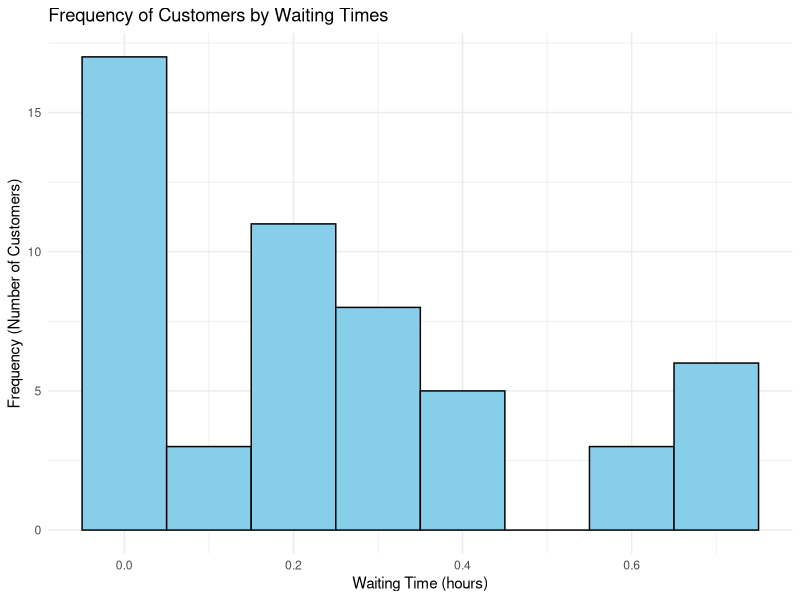
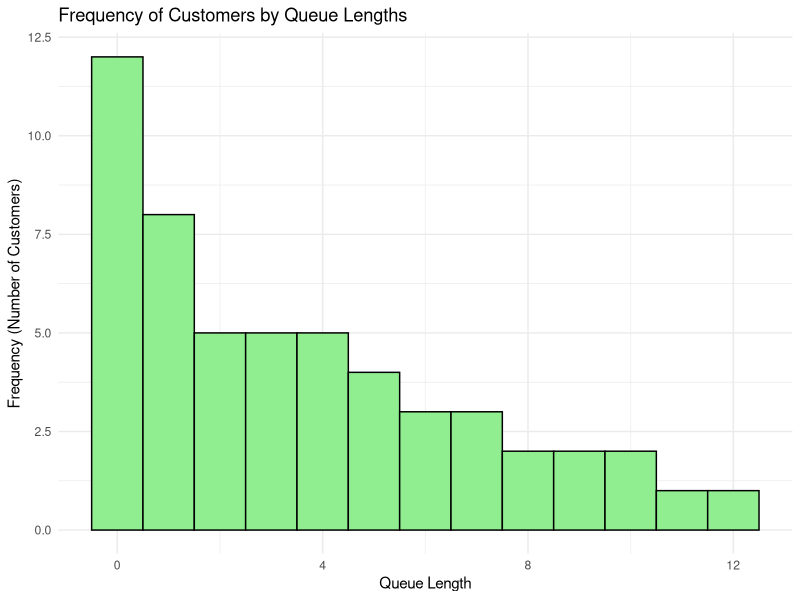

Reproduce these figures in R, in order.
## ---- chunk 1
library(ggplot2)

set.seed(2) 

operating_hours <- 12  
lambda_arrival <- 5   
lambda_service <- 6   

total_arrivals <- rpois(1, lambda_arrival * operating_hours)
arrival_times <- cumsum(rexp(total_arrivals, rate = lambda_arrival))

service_times <- rexp(total_arrivals, rate = lambda_service)

wait_times <- numeric(total_arrivals)
queue_lengths <- numeric(total_arrivals)
table_free_time <- 0
current_queue <- 0
downtime <- 0

for (i in 1:total_arrivals) {
  if (arrival_times[i] > table_free_time) {
    downtime <- downtime + (arrival_times[i] - table_free_time)
  }
  
  while (current_queue > 0 && table_free_time <= arrival_times[i]) {
    current_queue <- current_queue - 1
  }
  
  wait_time <- max(0, table_free_time - arrival_times[i])
  wait_times[i] <- wait_time
  
  if (arrival_times[i] < table_free_time) {
    current_queue <- current_queue + 1
  }
  
  table_free_time <- max(table_free_time, arrival_times[i]) + service_times[i]
  
  queue_lengths[i] <- current_queue
}

mean_wait <- mean(wait_times) * 60 
median_wait <- median(wait_times) * 60 
mean_queue_length <- mean(queue_lengths)
downtime_hours <- downtime

results <- data.frame(
  Metric = c("Mean Waiting (min)", "Median Waiting (min)", "Mean Queue Length", "Downtime (hours)"),
  Value = c(mean_wait, median_wait, mean_queue_length, downtime_hours)
)

print(results)

wait_times_df <- data.frame(wait_times)
queue_length_df <- data.frame(queue_lengths)

ggplot(wait_times_df, aes(x = wait_times)) +
  geom_histogram(binwidth = 0.1, fill = "skyblue", color = "black") +
  labs(title = "Frequency of Customers by Waiting Times",
       x = "Waiting Time (hours)", y = "Frequency (Number of Customers)") +
  theme_minimal()

ggplot(queue_length_df, aes(x = queue_lengths)) +
  geom_histogram(binwidth = 1, fill = "lightgreen", color = "black") +
  labs(title = "Frequency of Customers by Queue Lengths",
       x = "Queue Length", y = "Frequency (Number of Customers)") +
  theme_minimal()


